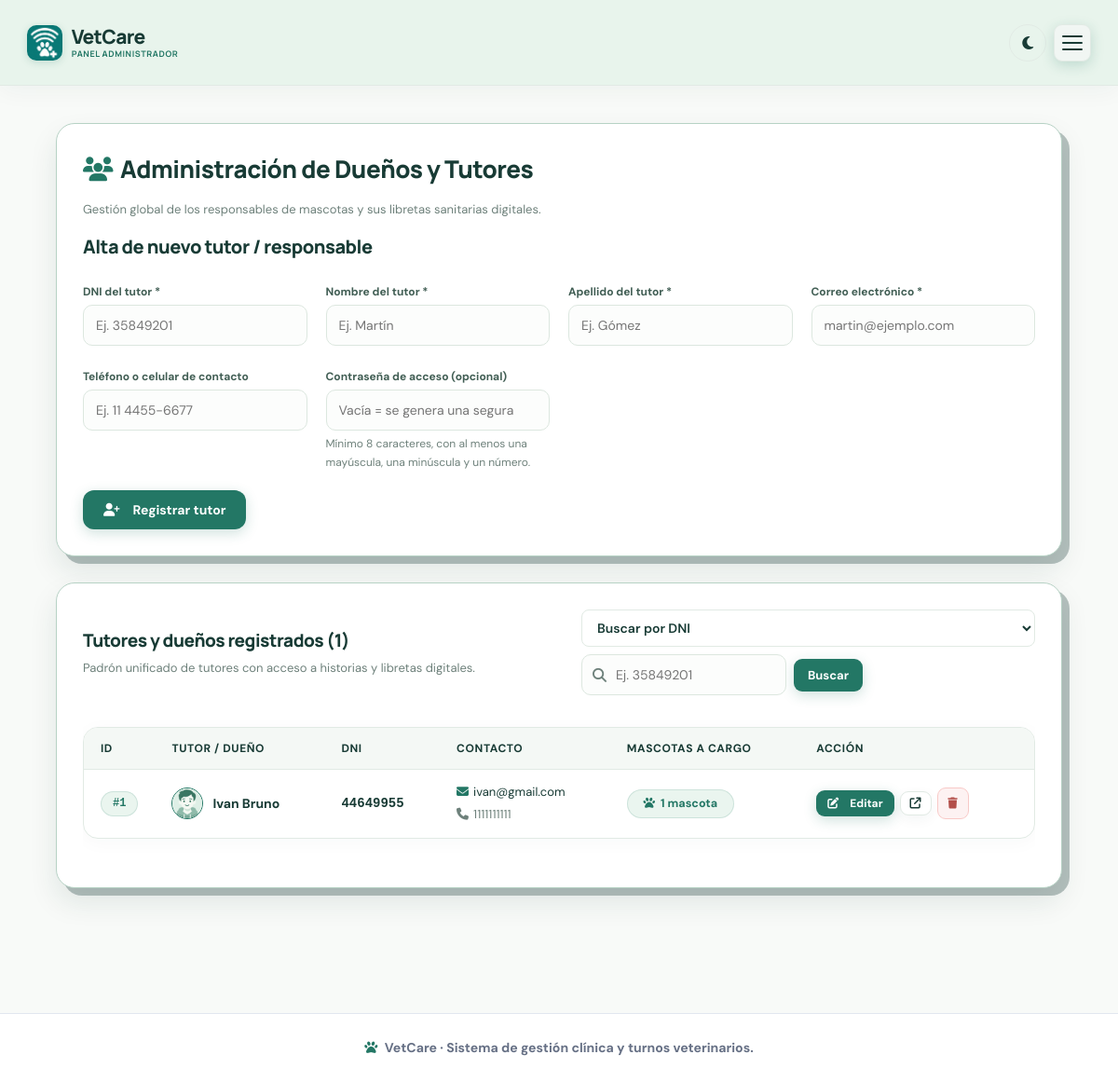
Screenshot of /admin/clientes.php (signed in) with the database file from the repository.
### tables this page shows
CREATE TABLE `clients` (
  `id` bigint(20) UNSIGNED NOT NULL,
  `dni` varchar(30) NOT NULL,
  `full_name` varchar(180) NOT NULL,
  `email` varchar(190) NOT NULL,
  `phone` varchar(50) NOT NULL,
  `created_at` timestamp NOT NULL DEFAULT current_timestamp(),
  `updated_at` timestamp NOT NULL DEFAULT current_timestamp() ON UPDATE current_timestamp()
);

### config/config.php (called while the page is built, shortened)
<?php
function db(): PDO {
    static $pdo = null;
    if ($pdo === null) {
        $pdo = new PDO(
            'mysql:host=' . DB_HOST . ';dbname=' . DB_NAME . ';charset=utf8mb4',
            DB_USER,
            DB_PASS,
            [
                PDO::ATTR_ERRMODE            => PDO::ERRMODE_EXCEPTION,
                PDO::ATTR_DEFAULT_FETCH_MODE => PDO::FETCH_ASSOC,
                PDO::ATTR_EMULATE_PREPARES   => false
            ]
        );
    }
    return $pdo;
}
function e(?string $value): string {
    return htmlspecialchars($value ?? '', ENT_QUOTES, 'UTF-8');
}
function format_name(?string $name): string {
    return mb_convert_case(trim($name), MB_CASE_TITLE, 'UTF-8');
}
function e_name(?string $value): string {
    return e(format_name($value));
}
function url(string $path = ''): string {
    return BASE_URL . '/' . ltrim($path, '/');
}
require_once __DIR__ . '/../includes/password_policy.php';

### includes/password_policy.php (called while the page is built, shortened)
<?php
function password_policy_hint(): string {
    return 'Mínimo 8 caracteres, con al menos una mayúscula, una minúscula y un número.';
}

### admin/clientes.php (the view, shortened to what this page needs)
<?php
require_once __DIR__ . '/../config/config.php';
$old = [
    'dni'       => '',
    'nombre'    => '',
    'apellido'  => '',
    'full_name' => '',
    'email'     => '',
    'phone'     => '',
    'password'  => '',
];
$searchType = trim($_GET['tipo'] ?? 'dni');
$search = trim($_GET['q'] ?? '');
if ($search !== '') {
    if ($searchType === 'id') {
        $sql = "
            SELECT c.*,
                   (SELECT COUNT(*) FROM pets p WHERE p.client_id = c.id) AS pets_count
            FROM clients c
            WHERE c.id = ?
            ORDER BY c.id DESC
        ";
        $q = db()->prepare($sql);
        $q->execute([is_numeric($search) ? (int)$search : 0]);
    } elseif ($searchType === 'dni') {
        $sql = "
            SELECT c.*,
                   (SELECT COUNT(*) FROM pets p WHERE p.client_id = c.id) AS pets_count
            FROM clients c
            WHERE c.dni LIKE ?
            ORDER BY c.id DESC
        ";
        $q = db()->prepare($sql);
        $q->execute(["%{$search}%"]);
    } else {
        $sql = "
            SELECT c.*,
                   (SELECT COUNT(*) FROM pets p WHERE p.client_id = c.id) AS pets_count
            FROM clients c
            WHERE c.full_name LIKE ?
            ORDER BY c.id DESC
        ";
        $q = db()->prepare($sql);
        $q->execute(["%{$search}%"]);
    }
    $clients = $q->fetchAll();
} else {
    $sql = "
        SELECT c.*,
               (SELECT COUNT(*) FROM pets p WHERE p.client_id = c.id) AS pets_count
        FROM clients c
        ORDER BY c.id DESC
    ";
    $clients = db()->query($sql)->fetchAll();
}
require __DIR__ . '/../includes/header.php';
?>
<div class="panel">
    <h1><i class="fa-solid fa-users" style="color: var(--green); margin-right: 8px;"></i>Administración de Dueños y Tutores</h1>
    <p class="muted">Gestión global de los responsables de mascotas y sus libretas sanitarias digitales.</p>
    <form method="post">
        <h2 style="font-size: 20px; margin-bottom: 16px;">Alta de nuevo tutor / responsable</h2>
        <div class="form-grid">
            <div>
                <label>DNI del tutor *</label>
                <input type="text" name="dni" maxlength="20" placeholder="Ej. 35849201" value="<?= e($old['dni']) ?>" required inputmode="numeric">
            </div>
            <div>
                <label>Nombre del tutor *</label>
                <input type="text" name="nombre" maxlength="100" placeholder="Ej. Martín" value="<?= e($old['nombre']) ?>" required>
            </div>
            <div>
                <label>Apellido del tutor *</label>
                <input type="text" name="apellido" maxlength="100" placeholder="Ej. Gómez" value="<?= e($old['apellido']) ?>" required>
            </div>
            <div>
                <label>Correo electrónico *</label>
                <input type="email" name="email" maxlength="190" placeholder="martin@ejemplo.com" value="<?= e($old['email']) ?>" required>
            </div>
            <div>
                <label>Teléfono o celular de contacto</label>
                <input type="text" name="phone" maxlength="50" placeholder="Ej. 11 4455-6677" value="<?= e($old['phone']) ?>">
            </div>
            <div>
                <label>Contraseña de acceso (opcional)</label>
                <input type="password" name="password" minlength="8" placeholder="Vacía = se genera una segura" title="<?= e(password_policy_hint()) ?>" autocomplete="new-password">
                <small class="muted" style="display: block; margin-top: 4px; font-size: 12px;"><?= e(password_policy_hint()) ?></small>
            </div>
        </div>
        <div class="actions" style="margin-top: 20px;">
            <button class="btn primary" type="submit">
                <i class="fa-solid fa-user-plus" style="margin-right: 6px;"></i> Registrar tutor
            </button>
        </div>
    </form>
</div>
<div class="card" style="margin-top: 28px;">
    <div style="display: flex; justify-content: space-between; align-items: center; flex-wrap: wrap; gap: 16px; margin-bottom: 18px;">
        <div>
            <h2 style="margin: 0 0 4px;">Tutores y dueños registrados (<?= count($clients) ?>)</h2>
            <p class="muted" style="margin: 0;">Padrón unificado de tutores con acceso a historias y libretas digitales.</p>
        </div>
        <form method="get" action="<?= url('admin/clientes.php') ?>" style="display: flex; gap: 8px; align-items: center; flex-wrap: wrap; margin: 0;">
            <select name="tipo" style="margin: 0; padding: 9px 12px; font-size: 14px; border-radius: 8px; border: 1px solid var(--line); background: var(--white); font-weight: 600; color: var(--ink);">
                <option value="dni" <?= $searchType === 'dni' ? 'selected' : '' ?>>Buscar por DNI</option>
            </select>
            <div style="position: relative; width: 220px;">
                <input type="text" name="q" value="<?= e($search) ?>" placeholder="<?= $searchType === 'id' ? 'Ej. 15' : ($searchType === 'dni' ? 'Ej. 35849201' : 'Ej. Juan Pérez') ?>" style="margin: 0; padding-left: 36px; font-size: 14px;">
            </div>
            <button type="submit" class="btn primary btn-sm" style="padding: 9px 15px !important;">
                Buscar
            </button>
        </form>
    </div>
    <div style="overflow-x: auto;">
        <table>
            <thead>
                <tr>
                    <th style="width: 70px;">ID</th>
                    <th>Tutor / Dueño</th>
                    <th>DNI</th>
                    <th>Contacto</th>
                    <th style="white-space: nowrap;">Mascotas a cargo</th>
                    <th style="min-width: 210px; white-space: nowrap;">Acción</th>
                </tr>
            </thead>
            <tbody>
                <?php foreach ($clients as $c): ?>
                    <tr>
                        <td>
                            <span class="pill" style="font-family: monospace; font-weight: 700;">#<?= (int)$c['id'] ?></span>
                        </td>
                        <td>
                            <div style="display: flex; align-items: center; gap: 10px;">
                                <div style="width: 34px; height: 34px; border-radius: 50%; background: #eaf5ef; border: 1.5px solid var(--green); display: grid; place-items: center; color: var(--green); flex-shrink: 0; font-size: 14px; overflow: hidden;">
                                    <img src="<?= !empty($c['avatar_path']) ? url('archivo_avatar.php?id=' . (int)$c['id']) : url('assets/persona_generica.webp') ?>" alt="" style="width: 100%; height: 100%; object-fit: cover;">
                                </div>
                                <strong class="name-titlecase"><?= e_name($c['full_name']) ?></strong>
                            </div>
                        </td>
                        <td>
                            <span style="font-family: monospace; font-weight: 600; color: var(--ink);"><?= e($c['dni']) ?></span>
                        </td>
                        <td>
                            <div style="font-size: 13px; display: flex; flex-direction: column; gap: 2px;">
                                <span><i class="fa-solid fa-envelope" style="color: var(--green); width: 14px; margin-right: 4px;"></i><?= e($c['email']) ?></span>
                                <?php if (!empty($c['phone'])): ?>
                                    <span class="muted"><i class="fa-solid fa-phone" style="width: 14px; margin-right: 4px;"></i><?= e($c['phone']) ?></span>
                                <?php endif; ?>
                            </div>
                        </td>
                        <td>
                            <span class="pill pill-users">
                                <i class="fa-solid fa-paw" style="color: var(--green);"></i> <?= (int)$c['pets_count'] ?> mascota<?= (int)$c['pets_count'] === 1 ? '' : 's' ?>
                            </span>
                        </td>
                        <td>
                            <div style="display: flex; align-items: center; gap: 6px; flex-wrap: nowrap; white-space: nowrap;">
                                <a class="btn primary btn-sm" style="padding: 6px 12px !important; font-size: 12px !important;" href="<?= url('admin/editar_cliente.php?id=' . (int)$c['id']) ?>">
                                    <i class="fa-solid fa-pen-to-square" style="margin-right: 4px;"></i> Editar
                                </a>
                                <a class="btn secondary btn-sm" style="padding: 6px 10px !important; font-size: 12px !important;" href="<?= url('clientes/ver.php?id=' . (int)$c['id']) ?>" title="Ver historial y ficha clínica" target="_blank">
                                    <i class="fa-solid fa-arrow-up-right-from-square"></i>
                                </a>
                                <?php
                                    $deleteConfirm = '¿Eliminar permanentemente a ' . format_name($c['full_name']) . ' (ID #' . (int)$c['id'] . ')?';
                                    if ((int)$c['pets_count'] > 0) {
                                        $deleteConfirm .= ' También se borrarán sus ' . (int)$c['pets_count'] . ' mascota(s), historiales, turnos y archivos asociados. Esta acción no se puede deshacer.';
                                    } else {
                                        $deleteConfirm .= ' Esta acción no se puede deshacer.';
                                    }
                                ?>
                                <form method="post" style="display: inline; margin: 0;" data-confirm="<?= e($deleteConfirm) ?>" onsubmit="return confirm(this.dataset.confirm);">
                                    <button class="btn danger btn-sm" type="submit" style="width: 34px; height: 34px; padding: 0 !important; font-size: 12px !important;" title="Eliminar tutor" aria-label="Eliminar a <?= e_name($c['full_name']) ?>">
                                        <i class="fa-solid fa-trash" aria-hidden="true"></i>
                                    </button>
                                </form>
                            </div>
                        </td>
                    </tr>
                <?php endforeach; ?>
            </tbody>
        </table>
    </div>
</div>
<?php require __DIR__ . '/../includes/footer.php'; ?>

### assets/style.css (style rules this page uses)
:root { --ink: #183b35; --muted: #6e817b; --green: #237765; --green-dark: #185a4e; --mint: #eaf5ef; --paper: #f7faf7; --line: #e1eae4; --white: #fff; --gold: #e4b96b; --red: #b34e49; --shadow: 0 18px 50px rgba(25, 70, 57, .08); }
* { box-sizing: border-box; }
body { margin: 0; background: var(--paper); color: var(--ink); font-family: 'DM Sans', sans-serif; font-size: 15px; line-height: 1.55; }
a { color: inherit; text-decoration: none; }
.login-card, .panel { background: #fff; border: 1px solid var(--line); border-radius: 22px; padding: 28px; box-shadow: var(--shadow); }
label { display: block; font-size: 12px; font-weight: 700; color: #415e54; margin: 8px 0 4px; }
input, textarea, select { display: block; width: 100%; margin-top: 0; border: 1px solid #dce7df; background: #fcfdfc; border-radius: 10px; padding: 12px 13px; font: 400 14px 'DM Sans', sans-serif; color: var(--ink); outline: none; transition: .2s; }
button, input[type="submit"], input[type="button"], .btn, .btn.primary { background: var(--green); color: #fff; border: 0; display: inline-flex; justify-content: center; align-items: center; gap: 8px; padding: 12px 22px; border-radius: 12px; font: 700 14px 'DM Sans', sans-serif; cursor: pointer; text-decoration: none; box-shadow: 0 4px 14px rgba(35, 119, 101, 0.22); transition: all .2s cubic-bezier(0.16, 1, 0.3, 1); }
.btn.secondary, .secondary { background: #ffffff !important; color: var(--ink) !important; border: 1.5px solid var(--line) !important; box-shadow: 0 4px 14px rgba(24, 59, 53, 0.05) !important; font-weight: 700 !important; }
.btn.danger { background: #fdf2f2 !important; color: var(--red) !important; border: 1.5px solid #f8c9c7 !important; box-shadow: none !important; }
.feature-grid p, .muted { color: var(--muted); font-size: 13px; line-height: 1.7; }
.form-grid { display: grid; grid-template-columns: 1fr 1fr; gap: 12px; }
.panel, form.panel, .card { background: #ffffff; border: 1px solid var(--line); border-radius: 20px; padding: 28px; box-shadow: 0 8px 30px rgba(24, 59, 53, 0.04); margin-bottom: 24px; }
.card h2, .card h3, .panel h1, .panel h2 { font-family: 'Manrope', sans-serif; font-weight: 800; color: var(--ink); letter-spacing: -0.5px; margin-top: 0; }
.panel h1 { font-size: 26px; margin-bottom: 8px; }
.card h2 { font-size: 19px; margin-bottom: 14px; }
.form-grid { display: grid; grid-template-columns: repeat(auto-fit, minmax(220px, 1fr)); gap: 16px 20px; margin-bottom: 18px; }
table { width: 100%; border-collapse: separate; border-spacing: 0; background: #ffffff; border-radius: 16px; overflow: hidden; border: 1px solid var(--line); box-shadow: 0 4px 20px rgba(24, 59, 53, 0.03); margin: 16px 0 24px; }
th, td { text-align: left; padding: 14px 18px; border-bottom: 1px solid var(--line); vertical-align: middle; font-size: 14px; }
th { background: #f4f8f5; color: var(--ink); font: 700 12px 'DM Sans', sans-serif; text-transform: uppercase; letter-spacing: 0.6px; }
tr:last-child td { border-bottom: none; }
.actions { display: flex; gap: 12px; flex-wrap: wrap; margin-top: 18px; align-items: center; }
.pill { display: inline-flex; align-items: center; gap: 6px; background: var(--mint); color: var(--green); border: 1px solid rgba(35, 119, 101, 0.15); padding: 5px 12px; border-radius: 99px; font-size: 12px; font-weight: 700; white-space: nowrap; flex-shrink: 0; line-height: 1.3; }
.pill-users { min-width: 115px; justify-content: center; text-align: center; padding: 6px 14px; font-size: 12.5px; box-sizing: border-box; }
.capitalize, .name-titlecase, .brand-tagline, .pet-name, .client-name, .user-chip-name { text-transform: capitalize; }
.btn-sm { padding: 7px 14px !important; font-size: 13px !important; border-radius: 9px !important; }
table form { display: inline-flex; align-items: center; gap: 8px; margin: 0; }
body { position: relative; background-color: #f6f8f7; }

### rows the page displays
clients: id "1", full_name "Ivan Bruno", dni "44649955", email "ivan@gmail.com", phone "1111111111", pets_count "1"

### other values shown
APP_NAME "VetCare"
password_policy_hint() "Mínimo 8 caracteres, con al menos una mayúscula, una minúscula y un número."
count($clients) "1"
